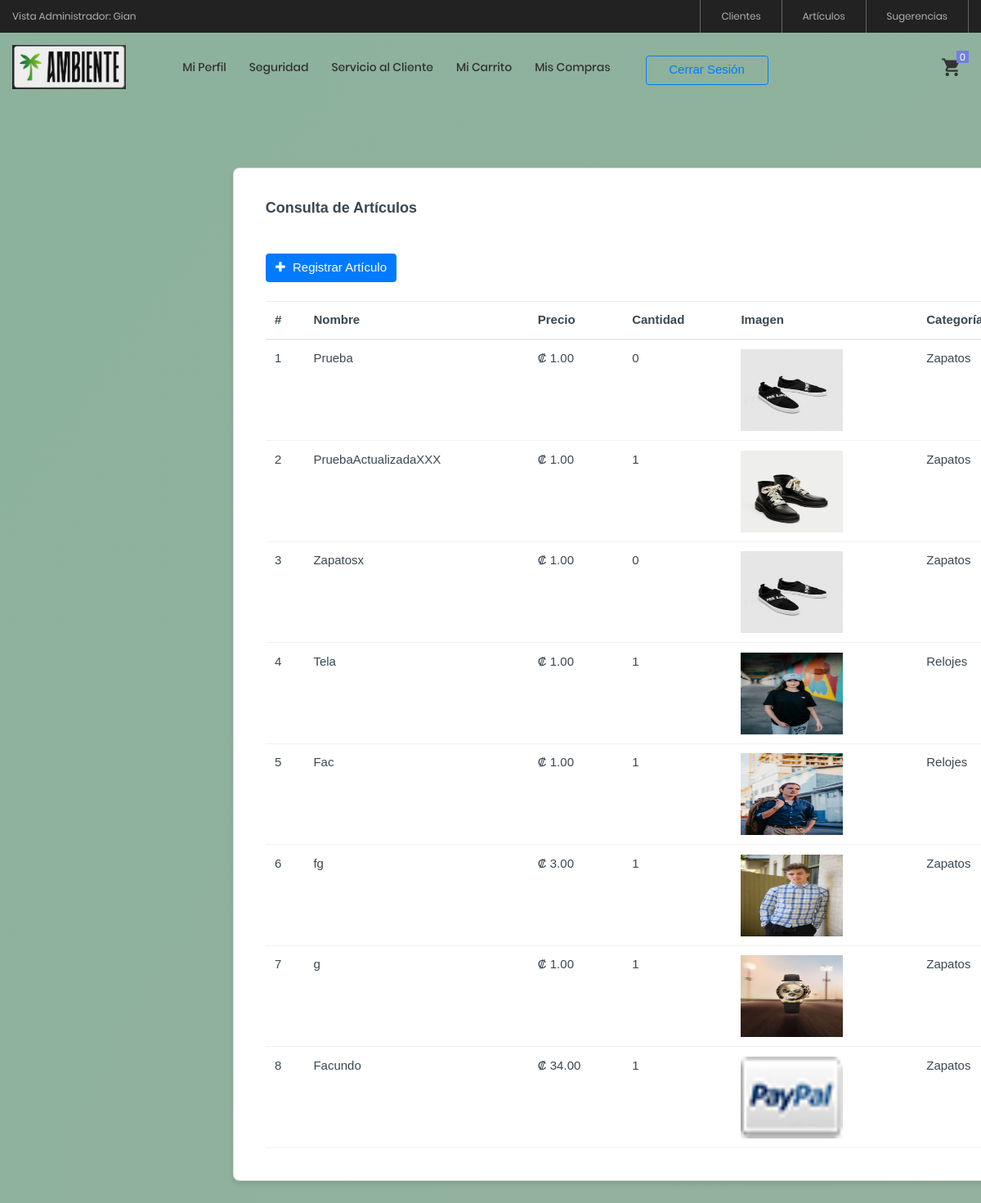
Screenshot of /View/Articulos/ConsultarArticulos.php (signed in) with the database file from the repository.
### tables this page shows
CREATE TABLE `articulos` (
  `articuloID` int(11) NOT NULL AUTO_INCREMENT,
  `nombre` varchar(100) NOT NULL,
  `precio` decimal(10,2) NOT NULL,
  `cantidad` int(11) NOT NULL,
  `imagen` varchar(1000) NOT NULL,
  `categoriaID` int(11) NOT NULL,
  PRIMARY KEY (`articuloID`),
  KEY `categoriaID` (`categoriaID`),
  CONSTRAINT `articulos_ibfk_1` FOREIGN KEY (`categoriaID`) REFERENCES `categorias` (`categoriaID`)
);

CREATE TABLE `categorias` (
  `categoriaID` int(11) NOT NULL AUTO_INCREMENT,
  `nombre` varchar(50) NOT NULL,
  PRIMARY KEY (`categoriaID`)
);

### Model/ArticulosModel.php (called while the page is built, shortened)
<?php
function ConsultarArticulosModel()
{
    try
    {
        $enlace = AbrirBD();
        $sentencia = "CALL ConsultarArticulos()";
        $resultado = $enlace -> query($sentencia);
        return $resultado;
    }
    catch(Exception $ex)
    {
        return null;
    }
}
?>

### Controller/ArticulosController.php (called while the page is built, shortened)
<?php
include_once $_SERVER["DOCUMENT_ROOT"] . '/ProyectoAmbienteWeb/Model/ArticulosModel.php';
function ConsultarArticulos()
{
    return ConsultarArticulosModel();
}
?>

### View/Articulos/ConsultarArticulos.php (the view, shortened to what this page needs)
<?php
    include_once $_SERVER["DOCUMENT_ROOT"] . '/ProyectoAmbienteWeb/View/layout.php';
    include_once $_SERVER["DOCUMENT_ROOT"] . '/ProyectoAmbienteWeb/Controller/ArticulosController.php';
?>
<!doctype html>
<html lang="en">
<?php
    ReferenciasCSS();
?>
<body class="page-wrapper radial-gradient">
    <div id="main-wrapper" data-layout="vertical" data-navbarbg="skin6" data-sidebartype="full"
        data-sidebar-position="fixed" data-header-position="fixed">
        <?php
            MostrarMenu();
        ?>
        <div class="body-wrapper">
        <?php
            MostrarHeader();
        ?>
            <div class="container-fluid">
                <div class="row">
                    <div id="consultas" class="card">
                        <div class="card-body">
                            <h5 class="card-title fw-semibold mb-4">Consulta de Artículos</h5>
                            <br/>
                            <a href="RegistrarArticulos.php" class="btn btn-primary">
                                <i class="fa fa-plus" style="margin-right:5px;"></i>
                                Registrar Artículo
                            </a>
                            <br />
                            <br />
                            <div class="table-responsive">
                                <table id="example" class="table text-nowrap align-middle mb-0">
                                    <thead>
                                        <tr class="border-2 border-bottom border-primary border-0">
                                            <th scope="col">#</th>
                                            <th scope="col">Nombre</th>
                                            <th scope="col">Precio</th>
                                            <th scope="col">Cantidad</th>
                                            <th scope="col">Imagen</th>
                                            <th scope="col">Categoría</th>
                                        </tr>
                                    </thead>
                                    <tbody class="table-group-divider">
                                        <?php
                                            $datos = ConsultarArticulos();
                                            While($fila = mysqli_fetch_array($datos))
                                            {
                                                echo "<tr>";
                                                echo "<td>" . $fila["articuloID"] . "</td>";
                                                echo "<td>" . $fila["nombre"] . "</td>";
                                                echo "<td>₡ " . number_format($fila["precio"],2) . "</td>";
                                                echo "<td>" . $fila["cantidad"] . "</td>";
                                                echo "<td><img width='125' height='100' src='" . $fila["imagen"] . "' alt='Imagen'></img></td>";
                                                echo "<td>" . $fila["nombreCategoria"] . "</td>";
                                                echo "</tr>";
                                            }
                                        ?>
                                    </tbody>
                                </table>
                            </div>
                        </div>
                    </div>
                </div>
            </div>
        </div>
    </div>
</body>
</html>

### View/layout.php (shortened to what this page needs)
<?php
function MostrarMenu()
{
    if (isset($_SESSION["NombreCliente"]) && $_SESSION["RolID"] == "1") {
        echo '
                    <div class="container-menu-desktop" style="overflow-y: auto; max-height: 100vh;">
                        <div class="top-bar">
                            <div class="content-topbar flex-sb-m h-full container">
                                <div class="left-top-bar">
                                    Vista Administrador: ' . $_SESSION["NombreCliente"] . '
                                </div>
                            <div class="right-top-bar flex-w h-full">
                                <a href="../Cliente/consultarClientes.php" class="flex-c-m trans-04 p-lr-25">
                                    Clientes
                                </a>
                                <a href="../Articulos/ConsultarArticulos.php" class="flex-c-m trans-04 p-lr-25">
                                    Artículos
                                </a>
                                <a href="../Sugerencias/ConsultarSugerencia.php" class="flex-c-m trans-04 p-lr-25">
                                    Sugerencias
                                </a>
                            </div>
                        </div>
                    </div>';
    } else if (isset($_SESSION["NombreCliente"]) && $_SESSION["RolID"] == "2") {
        echo '
                <div class="container-menu-desktop" style="overflow-y: auto; max-height: 100vh;">
                    <div class="top-bar">
                        <div class="content-topbar flex-sb-m h-full container">
                            <div class="left-top-bar">
                                Bienvenido/a: ' . $_SESSION["NombreCliente"] . '
                            </div>
                        </div>
                    </div>
                </div>';
    }
}
function MostrarHeader()
{
    $cantidad = "0";
    $total = "0";
    if (isset($_SESSION["NombreCliente"]))
    {
        $cantidad = $_SESSION["CantidadCarrito"];
        $total = $_SESSION["TotalCarrito"];
    }
    echo '
    <header style="position: fixed; top: 0; left: 0; width: 100%; z-index: 1000; background-color: #fff; box-shadow: 0 2px 5px rgba(0, 0, 0, 0.1);">
        <div class="container-menu-desktop">
            <div class="wrap-menu-desktop">
                <nav class="limiter-menu-desktop container">
                    <a href="../Login/Home.php" class="logo">
                        <img src="../images/logo-01.jpeg" alt="IMG-LOGO">
                    </a>
                    <div class="menu-desktop">
                        <ul class="main-menu">';
if (isset($_SESSION["NombreCliente"])) {
    echo '
                            <li>
                                <a href="../Cliente/consultarPerfil.php">Mi Perfil</a>
                            </li>
                            <li>
                                <a href="../Cliente/cambiarAcceso.php">Seguridad</a>
                            </li>
                            <li>
                                <a href="../Sugerencias/CrearSugerencia.php">Servicio al Cliente</a>
                            </li>
                            <li>
                                <a href="../Carrito/ConsultarCarrito.php">Mi Carrito</a>
                            </li>
                            <li>
                                <a href="../Carrito/ConsultarFacturas.php">Mis Compras</a>
                            </li>
                            <li>
                                <form action="" method="POST">
                                    <button type="submit" style="width:150px" id="btnCerrarSesion" name="btnCerrarSesion"
                                    class="btn btn-outline-primary mx-3 mt-2 d-block">Cerrar Sesión</button>
                                </form>
                            </li>';
} else {
    echo '
                            <li>
                                <a href="../Login/inicioSesion.php" style="width:150px"
                                            class="btn btn-outline-primary mx-3 mt-2 d-block">Iniciar Sesión</a>
                            </li>';
}
echo '
                        </ul>
                    </div>
                    <div class="wrap-icon-header flex-w flex-r-m">
                        <div class="icon-header-item cl2 hov-cl1 trans-04 p-l-22 p-r-11 icon-header-noti js-show-cart" data-notify="' . $cantidad . '">
                            <i class="zmdi zmdi-shopping-cart"></i>
                        </div>
                    </div>
                </nav>
            </div>
        </div>
    </header>
    <div style="margin-top: 80px;"></div>
    <div class="wrap-header-cart js-panel-cart">
        <div class="s-full js-hide-cart"></div>
        <div class="header-cart flex-col-l p-l-65 p-r-25">
            <div class="header-cart-title flex-w flex-sb-m p-b-8">
                <span class="mtext-103 cl2">
                    Su carrito
                </span>
                <div class="fs-35 lh-10 cl2 p-lr-5 pointer hov-cl1 trans-04 js-hide-cart">
                    <i class="zmdi zmdi-close"></i>
                </div>
            </div>
            <div class="header-cart-content flex-w js-pscroll">
                <ul class="header-cart-wrapitem w-full">
                </ul>
                <div class="w-full">
                    <div class="header-cart-total w-full p-tb-40">
                        Total: ¢' . number_format($total, 2) . '
                    </div>
                    <div class="header-cart-buttons flex-w w-full">
                        <a href="../Carrito/consultarCarrito.php" class="flex-c-m stext-101 cl0 size-107 bg3 bor2 hov-btn3 p-lr-15 trans-04 m-r-8 m-b-10">
                            Ver Carrito
                        </a>
                    </div>
                </div>
            </div>
        </div>
    </div>';
}
function ReferenciasCSS()
{
    echo '
            <head>
	            <meta charset="UTF-8">
	            <meta name="viewport" content="width=device-width, initial-scale=1">
                <meta charset="utf-8">
                <title>Tienda Ambiente</title>
                <link rel="shortcut icon" type="image/png" href="../images/logo-01.jpeg" />
                <link rel="stylesheet" href="../css/proyecto.css" />
                <link rel="stylesheet" href="../css/styles.min.css" />
                <link rel="stylesheet" href="https://cdn.datatables.net/2.1.8/css/dataTables.bootstrap5.css" />
                <link rel="stylesheet" href="https://cdnjs.cloudflare.com/ajax/libs/font-awesome/4.7.0/css/font-awesome.css" />
                <link rel="stylesheet" href="https://cdn.jsdelivr.net/npm/sweetalert2@11.14.5/dist/sweetalert2.min.css" />
                <link rel="stylesheet" type="text/css" href="../css/bootstrap.min.css">
                <link rel="stylesheet" type="text/css" href="../css/font-awesome.min.css">
                <link rel="stylesheet" type="text/css" href="../css/material-design-iconic-font.min.css">
                <link rel="stylesheet" type="text/css" href="../css/icon-font.min.css">
                <link rel="stylesheet" type="text/css" href="../css/animate.css">
                <link rel="stylesheet" type="text/css" href="../css/hamburgers.min.css">
                <link rel="stylesheet" type="text/css" href="../css/animsition.min.css">
                <link rel="stylesheet" type="text/css" href="../css/select2.min.css">
                <link rel="stylesheet" type="text/css" href="../css/daterangepicker.css">
                <link rel="stylesheet" type="text/css" href="../css/slick.css">
                <link rel="stylesheet" type="text/css" href="../css/magnific-popup.css">
                <link rel="stylesheet" type="text/css" href="../css/perfect-scrollbar.css">
                <link rel="stylesheet" type="text/css" href="../css/util.css">
                <link rel="stylesheet" type="text/css" href="../css/main.css">
            </head>';
}

### View/css/proyecto.css (style rules this page uses)
#consultas { width: 150%; max-width: 1200px; background-color: #ffffff; padding: 20px; box-shadow: 0px 4px 6px rgba(0, 0, 0, 0.1); border-radius: 8px; }

### View/css/main.css (style rules this page uses)
.container { max-width: 1380px; }
@media (max-width: 1600px) { .container { max-width: 1200px; } }
.container-menu-desktop { overflow-y: auto !important; position: relative !important; overflow: visible !important; height: auto; width: 100%; -webkit-transition: all 0.3s; -o-transition: all 0.3s; -moz-transition: all 0.3s; transition: all 0.3s; }
.top-bar { height: 40px; background-color: #222; }
.left-top-bar { font-family: Poppins-Regular; font-size: 12px; line-height: 1.8; color: #b2b2b2; }
.right-top-bar a { font-family: Poppins-Regular; font-size: 12px; line-height: 1.8; height: 100%; color: #b2b2b2; border-right: 1px solid rgba(255,255,255,0.3); }
.right-top-bar a:first-child { border-left: 1px solid rgba(255,255,255,0.3); }
.wrap-menu-desktop { position: fixed; z-index: 1100; background-color: transparent; width: 100%; height: 84px; top: 40px; left: 0px; -webkit-transition: height 0.3s, background-color 0.3s; -o-transition: height 0.3s, background-color 0.3s; -moz-transition: height 0.3s, background-color 0.3s; transition: height 0.3s, background-color 0.3s; }
.limiter-menu-desktop { height: 100%; display: -webkit-box; display: -webkit-flex; display: -moz-box; display: -ms-flexbox; display: flex; align-items: center; background-color: transparent; }
.logo { display: -webkit-box; display: -webkit-flex; display: -moz-box; display: -ms-flexbox; display: flex; align-items: center; height: 65%; margin-right: 55px; }
.logo img { max-width: 100%; max-height: 100%; }
.menu-desktop { display: -webkit-box; display: -webkit-flex; display: -moz-box; display: -ms-flexbox; display: flex; align-items: center; height: 100%; }
.main-menu { list-style-type: none; margin: 0; display: -webkit-box; display: -webkit-flex; display: -moz-box; display: -ms-flexbox; display: flex; align-items: center; }
.main-menu > li { display: block; position: relative; padding: 20px 10px 20px 0px; margin: 0px 4px 0px 14px; }
.main-menu > li > a { font-family: Poppins-Medium; font-size: 14px; color: #333; padding: 5px 0px; transition: all 0.4s; -webkit-transition: all 0.4s; -o-transition: all 0.4s; -moz-transition: all 0.4s; }
.wrap-icon-header { flex-grow: 1; }
.icon-header-item { position: relative; font-size: 26px; line-height: 1; cursor: pointer; }
.icon-header-noti::after { content: attr(data-notify); font-family: Poppins-Regular; font-size: 12px; color: #fff; line-height: 15px; text-align: center; display: block; position: absolute; top: -7px; right: 0; min-width: 15px; height: 15px; padding: 0 3px; background-color: #717fe0; }
.cl2 { color: #333; }

### rows the page displays
articulos: articuloID "1", nombre "Prueba", precio "1.00", cantidad "0", imagen (picture), categoriaID.nombre "Zapatos"
articulos: articuloID "2", nombre "PruebaActualizadaXXX", precio "1.00", cantidad "1", imagen (picture), categoriaID.nombre "Zapatos"
articulos: articuloID "3", nombre "Zapatosx", precio "1.00", cantidad "0", imagen (picture), categoriaID.nombre "Zapatos"
articulos: articuloID "4", nombre "Tela", precio "1.00", cantidad "1", imagen (picture), categoriaID.nombre "Relojes"
articulos: articuloID "5", nombre "Fac", precio "1.00", cantidad "1", imagen (picture), categoriaID.nombre "Relojes"
articulos: articuloID "6", nombre "fg", precio "3.00", cantidad "1", imagen (picture), categoriaID.nombre "Zapatos"
articulos: articuloID "7", nombre "g", precio "1.00", cantidad "1", imagen (picture), categoriaID.nombre "Zapatos"
articulos: articuloID "8", nombre "Facundo", precio "34.00", cantidad "1", imagen (picture), categoriaID.nombre "Zapatos"

### other values shown
$_SESSION["NombreCliente"] "Gian"
